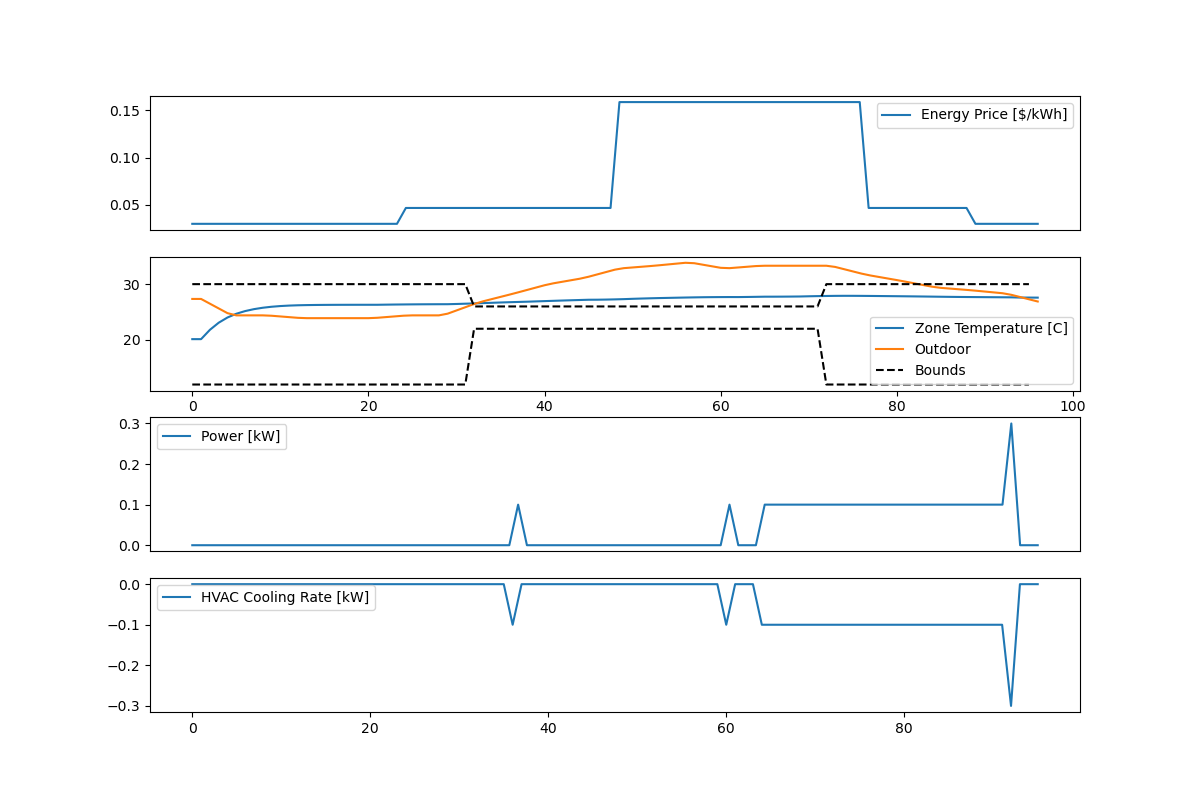

Here is the Python script that generated this plot:
# %% [markdown]
# Double deep q learning
# 
# The difference between DDQN and DQN:
# - In DQN, the same network is used to select the best action and to estimate the value of that action. This can lead to an overoptimistic estimation of Q-values, which may result in suboptimal policies.
# - DDQN decouples the action selection and action value estimation by using two separate networks: the online Q-network (with weights θ) and the target Q-network (with weights θ').
#   - the online Q-network is used to select the best action, the target Q-network is used to estimate the value of that action
#   - the target value computation in DDQN is as follows:
#     - use the online Q to select the best action
#     - use the target Q to estimate the value of taking this action
#     - compute the target value using Bellman optimality with the target Q-network
#   - the online Q network is updated as DQN, and the target Q-network is updated periodically by copying the weights from the online Q-network.
#  

# %%
import gymnasium as gym
import jax
import jax.numpy as jnp
import numpy as np
from collections import deque
import random
from flax import linen as nn
import optax
import matplotlib 
matplotlib.use('Agg')
import matplotlib.pyplot as plt
import os
import pandas as pd
import json

# %%
class QNetwork(nn.Module):
    action_size: int
    
    def setup(self):
        self.dense1 = nn.Dense(features=256)
        self.dense2 = nn.Dense(features=256)
        self.dense3 = nn.Dense(features=256)
        self.dense4 = nn.Dense(features=self.action_size)

    def __call__(self, x):
        x = nn.relu(self.dense1(x))
        x = nn.relu(self.dense2(x))
        x = nn.relu(self.dense3(x))
        x = self.dense4(x)
        return x

# %%
class DDQNAgent:
    def __init__(self, state_size, action_size, rng_key, buffer_size=10000, batch_size=64, gamma=0.99, lr=1e-3, epsilon_start=1.0, epsilon_end=0.01, epsilon_decay=0.99):
        self.state_size = state_size
        self.action_size = action_size
        self.buffer_size = buffer_size
        self.batch_size = batch_size
        self.gamma = gamma
        self.lr = lr
        self.epsilon = epsilon_start
        self.epsilon_end = epsilon_end
        self.epsilon_decay = epsilon_decay
        self.memory = deque(maxlen=buffer_size)

        rng_key, rng_key_init = jax.random.split(rng_key)
        self.network, self.params, self.optimizer, self.opt_state = self.initialize_network_and_optimizer(rng_key_init)
        self.target_params = self.params
        self.tau = 0.001
        self.steps = 0

        # debug
        self.losses = []
        self.grads = []
    
    def initialize_network_and_optimizer(self, rng):
        network = QNetwork(self.action_size)
        params = network.init(rng, jnp.ones((self.state_size,)))
        optimizer = optax.adam(self.lr)
        opt_state = optimizer.init(params)
        return network, params, optimizer, opt_state

    def sync_target(self):
        #self.target_params = self.params
        # this is soft update for each step
        self.target_params = jax.tree_map(lambda x, y: self.tau * x + (1 - self.tau) * y, self.params, self.target_params)

    def act(self, state):
        if random.random() <= self.epsilon:
            return random.randint(0, self.action_size - 1)
        else:
            state = jnp.expand_dims(jnp.array(state, dtype=jnp.float32), axis=0)
            q_values = self.network.apply(self.params, state)
            return int(jnp.argmax(q_values))

    def remember(self, state, action, reward, next_state, done):
        self.memory.append((state, action, reward, next_state, done))

    def replay(self):
        if len(self.memory) < self.batch_size:
            return

        batch = random.sample(self.memory, self.batch_size)
        states, actions, rewards, next_states, dones = map(np.array, zip(*batch))

        states = jnp.array(states, dtype=jnp.float32)
        actions = jnp.array(actions, dtype=jnp.int32)
        rewards = jnp.array(rewards, dtype=jnp.float32)
        next_states = jnp.array(next_states, dtype=jnp.float32)
        dones = jnp.array(dones, dtype=jnp.float32)

        def loss(params):
            # (s,a,r,s')
            # Q(s)
            q_values = self.network.apply(params, states)
            # Q(s,a)
            q_values = jnp.take_along_axis(q_values, actions[:, None], axis=-1).squeeze()#jax.vmap(lambda s: s[actions])(q_values)

            # Q(s')
            online_q_next = self.network.apply(params, next_states)
            # Q'(s')
            target_q_next = self.network.apply(self.target_params, next_states)
            
            # a' = argmax_a(Q(s'))
            next_action = jnp.argmax(online_q_next, axis=-1)
            # Q'(s', a')
            q_target_next = jnp.take_along_axis(target_q_next, next_action[:, None], axis=-1).squeeze()
            # target: r + gamma*Q'(s', a')
            targets = rewards + self.gamma * (1 - dones) * q_target_next
            
            return jnp.mean((targets - q_values) ** 2)

        grad_fn = jax.value_and_grad(loss)
        loss_value, gradients = grad_fn(self.params)
        updates, self.opt_state = self.optimizer.update(gradients, self.opt_state)
        self.params = optax.apply_updates(self.params, updates)
        self.losses.append(loss_value)
        self.grads.append(gradients)
        #self.epsilon = max(self.epsilon_end, self.epsilon * self.epsilon_decay)
        #print(self.epsilon)
        self.steps += 1


# %%
# RC model parameters
rc_params = [6.9789902e+03, 2.1591113e+04, 1.8807944e+05, 3.4490612e+00, 4.9556872e-01, 9.8289281e-02, 4.6257420e+00]
x0 = np.array([20, 35.8, 26.])
x_high = np.array([40., 80., 40.])
x_low = np.array([10., 10., 10.])
n_actions = 101
u_high = [0]
u_low = [-10.0] # -12

# load disturbances
file_path = os.path.abspath('')
parent_path = os.path.dirname(file_path)
data_path = os.path.join(file_path, 'disturbance_1min.csv')
data = pd.read_csv(data_path, index_col=[0])
# assign time index
t_base = 181*24*3600 # 7/1
n = len(data)
index = range(t_base, t_base + n*60, 60)
data.index = index

# sample
dt = 900
data = data.groupby([data.index // dt]).mean()
index_dt = range(t_base, t_base + len(data)*dt, dt)
data.index = index_dt 

# get disturbances for lssm
t_d = index_dt
disturbance_names = ['out_temp', 'qint_lump', 'qwin_lump', 'qradin_lump']
disturbance = data[disturbance_names].values


# %%
# random seed
seed = 0
np.random.seed(seed)

# Train the agent
import env
ts = 195*24*3600
ndays = 1
te = ndays*24*3600 + ts
weights = [100., 1., 0.] # for energy cost, dT, du
cop = 1.0

env = gym.make("R4C3Discrete-v0",
            rc_params = rc_params,
            x0 = x0,
            x_high = x_high,
            x_low = x_low,
            n_actions = n_actions,
            u_high = u_high,
            u_low = u_low,
            disturbances = (t_d, disturbance),
            cop = cop,
            ts = ts,
            te = te,
            dt = dt,
            weights = weights).env

state_size = env.observation_space.shape[0]
action_size = env.action_space.n
rng_key = jax.random.PRNGKey(42) 
lr = 1e-05
epsilon_decay = 0.98

agent = DDQNAgent(state_size, action_size, rng_key, lr=lr, epsilon_decay=epsilon_decay)

n_episodes = 500
reward_history = []
max_episode_steps=200 # env.spec.max_episode_steps
reward_threshold= -10 # env.spec.reward_threshold
solved_window = 20
 
# sync target q-network
steps_since_target_update = 0
target_update_freq = 5

# main loop
for episode in range(n_episodes):
    state, _ = env.reset(seed=0)
    state = jnp.array(state, dtype=jnp.float32)

    total_reward = 0
    done = False
    step_in_episode = 0
    
    while not done:
        action = agent.act(state)
        next_state, reward, done, _, _ = env.step(action)
        next_state = jnp.array(next_state, dtype=jnp.float32)

        agent.remember(state, action, reward, next_state, done)
        agent.replay()

        state = next_state
        total_reward += reward
        step_in_episode += 1

        # update  target q-network 
        steps_since_target_update += 1
        if steps_since_target_update >= target_update_freq:
            agent.sync_target()
            steps_since_target_update = 0
  
        # udpate epsiolon after episode
        if done:
            if agent.epsilon > agent.epsilon_end:
                agent.epsilon *= agent.epsilon_decay
    
    reward_history.append(total_reward)
    print(f"Episode {episode}, Total Reward: {total_reward}")

    # stop training if average reward reaches requirement
    # Calculate the average reward over the last 'solved_window' episodes
    if episode >= solved_window:
        avg_reward = np.mean(reward_history[-solved_window:])
        print(f'Episode: {episode}, Average Reward: {avg_reward}')

        if avg_reward >= reward_threshold:
            print(f"RC solved in {episode} episodes!")
            break

# %%
# save rewards
with open('./ddqn-rc-reward.json', 'w') as f:
    json.dump(reward_history, f)

# Plot the historical rewards
plt.figure()
plt.plot(reward_history)
plt.xlabel("Episode")
plt.ylabel("Total Reward")
plt.title("Historical Rewards for RC-v1")
plt.savefig('ddqn-rc-reward.png')


# %%
plt.figure()
plt.subplot(2,1,1)
plt.plot(agent.losses)
plt.grid()
plt.savefig('ddqn-rc-losses.png')

# %%
# plot training 
def plot_moving_average_reward(episode_rewards, window_size=20):
    cumsum_rewards = np.cumsum(episode_rewards)
    moving_avg_rewards = (cumsum_rewards[window_size:] - cumsum_rewards[:-window_size]) / window_size
    plt.figure()
    plt.plot(moving_avg_rewards)
    plt.xlabel('Episode')
    plt.ylabel('Moving Average Reward')
    plt.title('Moving Average Reward over Episodes')
    plt.savefig('ddqn-rc-ma-reward.png')

plot_moving_average_reward(reward_history)


# %%
# need a virtual display for rendering in docker
from pyvirtualdisplay import Display
display = Display(visible=0, size=(1400, 900))
display.start()
from IPython import display as ipythondisplay

# Test the trained agent

print("\nTesting the trained agent...")
state, _ = env.reset(seed=0)
state = jnp.array(state, dtype=jnp.float32)

total_reward = 0
done = False
pre_screen = env.render()
step_in_episode = 0
actions = []
Tz = [state[1]]
P = [state[6]]
To = [state[4]]

while not done:
    agent.epsilon = 0
    action = agent.act(state)
    next_state, reward, done, _, _ = env.step(action)
    next_state = jnp.array(next_state, dtype=jnp.float32)
    state = next_state
    total_reward += reward
    step_in_episode += 1

    # save for future use
    actions.append(action)
    Tz.append(next_state[1])
    P.append(next_state[6])
    To.append(next_state[4])
print(f"Total Reward: {total_reward}")

env.close()

# %%

n_days = step_in_episode*dt // (3600*24)
n_steps_per_hour = 3600 // dt
prices = env.energy_price
Tub = env.Tz_high
Tlb = env.Tz_low


# need make sure the length of Tub and Tlb is the same as Tz
prices = np.tile(prices.reshape(-1,1), (n_days, n_steps_per_hour))
Tub = np.tile(np.array(Tub).reshape(-1, 1), (n_days, n_steps_per_hour)) 
Tlb = np.tile(np.array(Tlb).reshape(-1, 1), (n_days, n_steps_per_hour)) 
# actions to actual cooling rate 
actions = [action/(n_actions-1)*(np.array(u_high) - np.array(u_low)) + np.array(u_low) for action in actions]

print(n_days)
plt.figure(figsize=(12,8))
plt.subplot(4,1,1)
plt.plot(prices.flatten(), label='Energy Price [$/kWh]')
plt.xticks([])
plt.legend() 

plt.subplot(4,1,2)
plt.plot(Tz, label='Zone Temperature [C]')
plt.plot(To, label="Outdoor")
plt.plot(Tub.flatten(), 'k--', label='Bounds')
plt.plot(Tlb.flatten(), 'k--')
plt.legend()

plt.subplot(4,1,3)
plt.plot(P, label="Power [kW]")
plt.xticks([])
plt.legend()

plt.subplot(4,1,4)
plt.plot(actions, label="HVAC Cooling Rate [kW]")
plt.legend()
plt.savefig('ddqn-rc.png')

# save actions for future use
with open('./ddqn-rc-actions.json', 'w') as f:
    json.dump([float(action) for action in actions], f)
